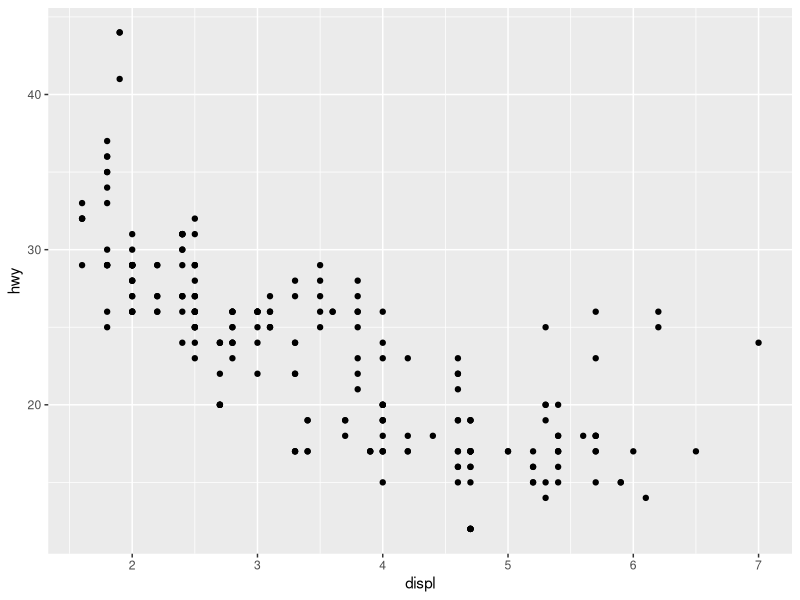
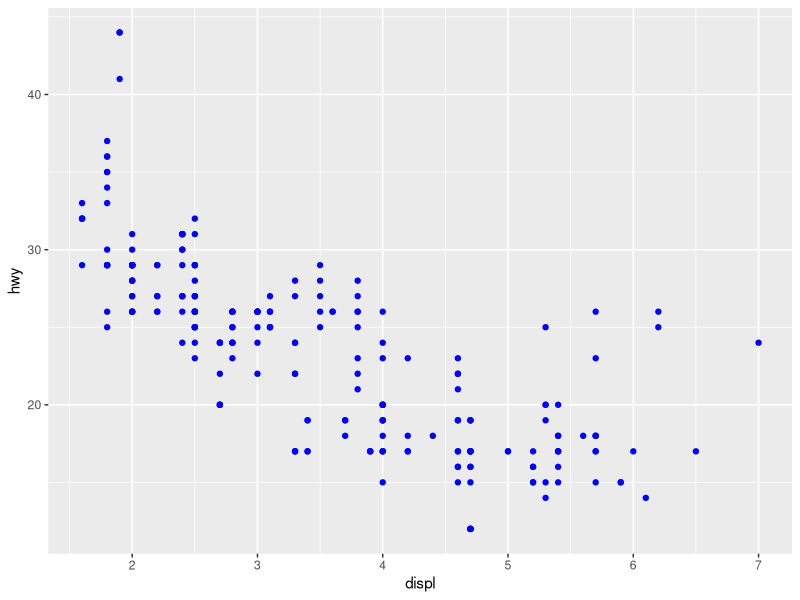
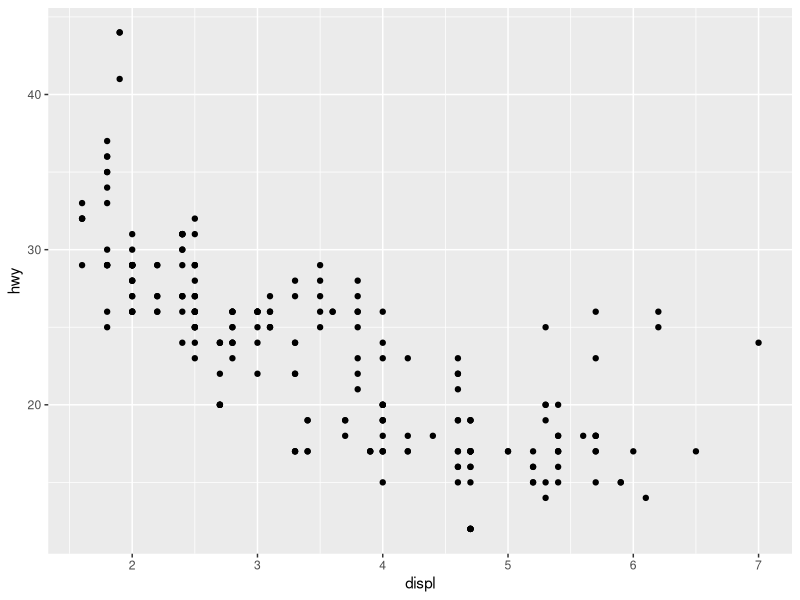
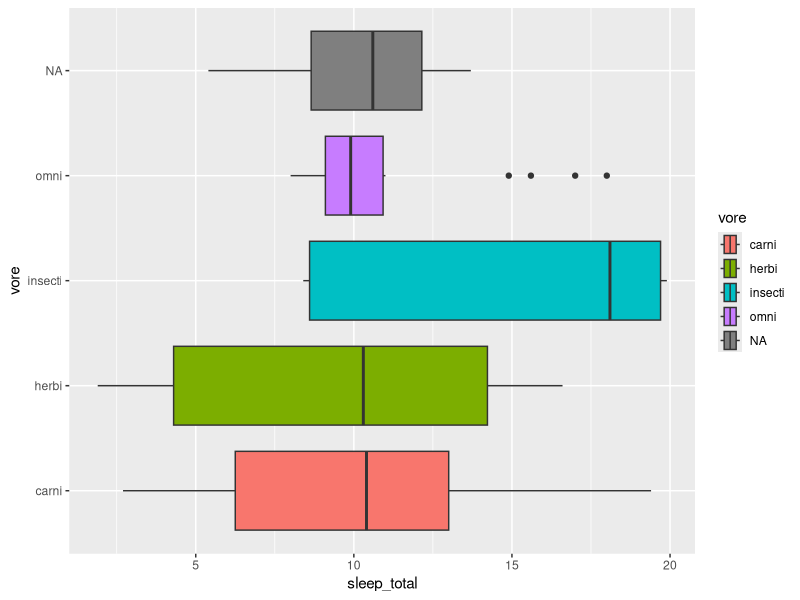
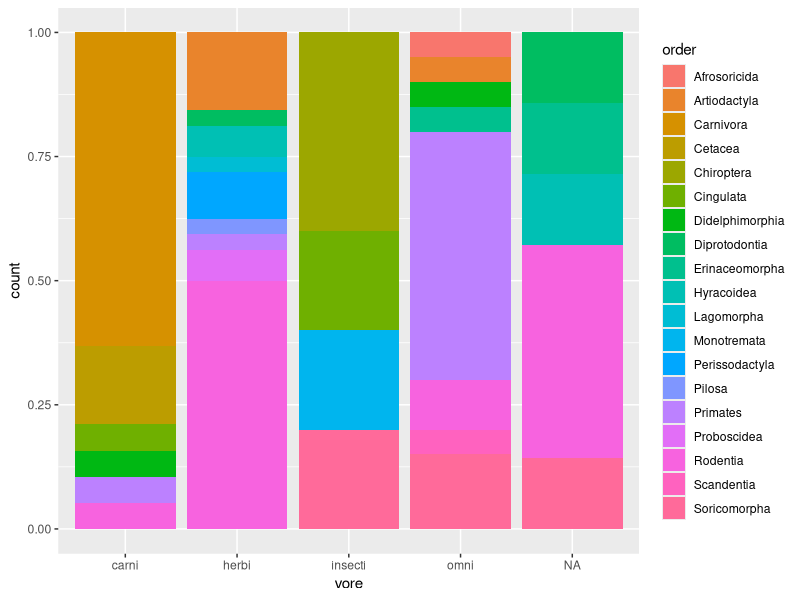
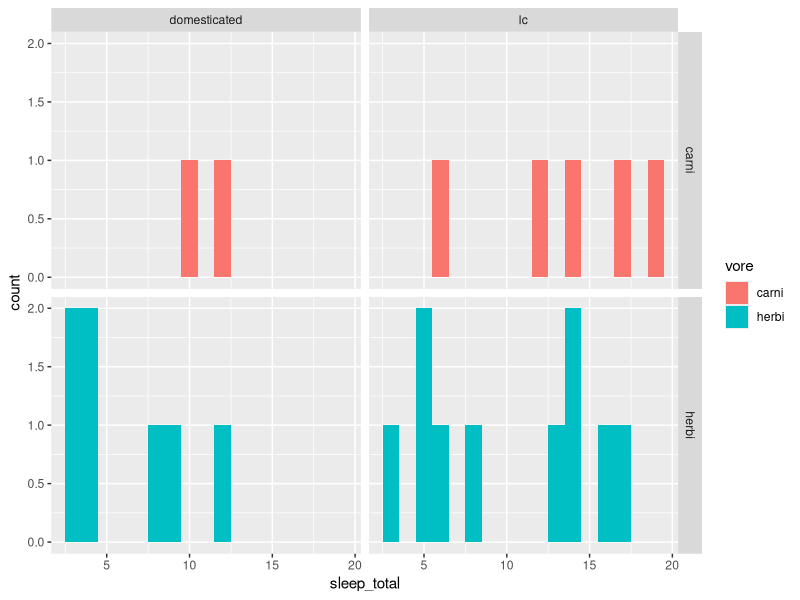

Write the R code that produced these figures, in order.
## ---- chunk 1
knitr::opts_chunk$set(echo = TRUE, warning=FALSE, message=FALSE)
## ---- chunk 2
x <- c(1, 2, 4, 5, 3, 6, 23, 6, 25)
x
## ---- chunk 3
library(tidyverse)
ggplot(data = mpg, mapping = aes(x = displ, y = hwy)) + 
  geom_point()
## ---- chunk 4
ggplot(data = mpg, mapping = aes(x = displ, y = hwy)) +
  geom_point(color = "blue")
## ---- chunk 5
ggplot(data = mpg, mapping = aes(x = displ, y = hwy)) + 
  geom_point()
## ---- chunk 6
filter(mpg, cyl == 8)
## ---- chunk 7
filter(diamonds, color == 'I')
## ---- chunk 8
# glimpse(starwars)
starwars %>% 
  filter(eye_color=="blue") %>%
  group_by(hair_color) %>%
  summarize(mean_mass = mean(mass, na.rm = TRUE))
## ---- chunk 9
sort(c(2,4,6,8,17), decreasing=TRUE)
## ---- chunk 10
str_remove_all(c("555-1234", "867-5309", "999-9999"), pattern="-")
## ---- chunk 11
library(palmerpenguins)
library(dplyr)

penguins %>% 
  filter(island == 'Dream') %>%
  select(species, bill_length_mm, bill_depth_mm) %>% 
  group_by(species) %>%
  summarize(
    mean_bill = mean(bill_length_mm, na.rm = TRUE),
    mean_depth=mean(bill_depth_mm, na.rm = TRUE), 
    n=n()
  )
## ---- chunk 12
ggplot(msleep, aes(x = sleep_total, y = vore, fill = vore)) +
  geom_boxplot()

## ---- chunk 13
# glimpse(msleep)

ggplot(msleep, aes(x = vore, fill = order)) + 
  geom_bar(position = "fill")

## ---- chunk 14
# glimpse(who)

who %>% 
  pivot_longer(
    cols = !c(country, iso2, iso3, year),
    names_to = "key",
    values_to = "cases"
  )

## ---- chunk 15
table4a
table4a %>%
  pivot_longer(
    cols = -country,
    names_to = "year",
    values_to = "cases"
  )

## ---- chunk 16
ggplot(
  msleep %>% 
         filter((conservation == "domesticated" | conservation == "lc") & (vore == "carni" | vore == "herbi")
                ), 
  mapping = aes(x = sleep_total, fill = vore)) +
  geom_histogram(binwidth = 1) + 
  facet_grid(vore ~ conservation)
